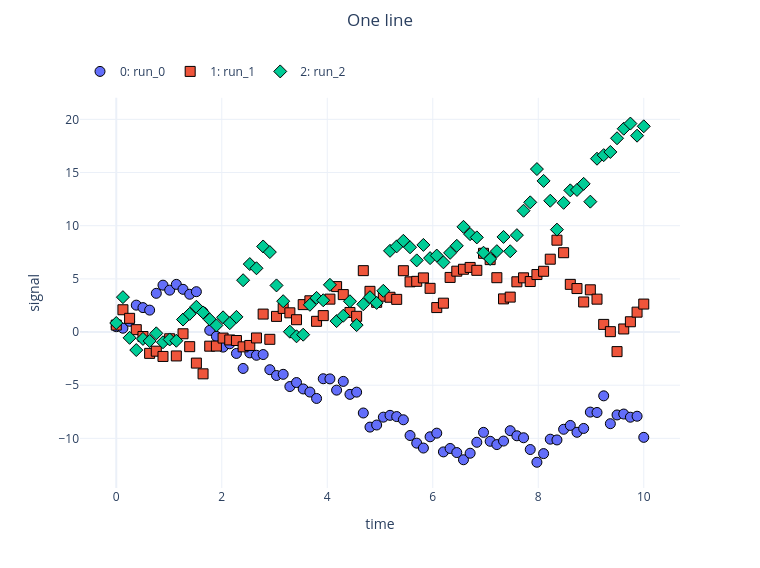
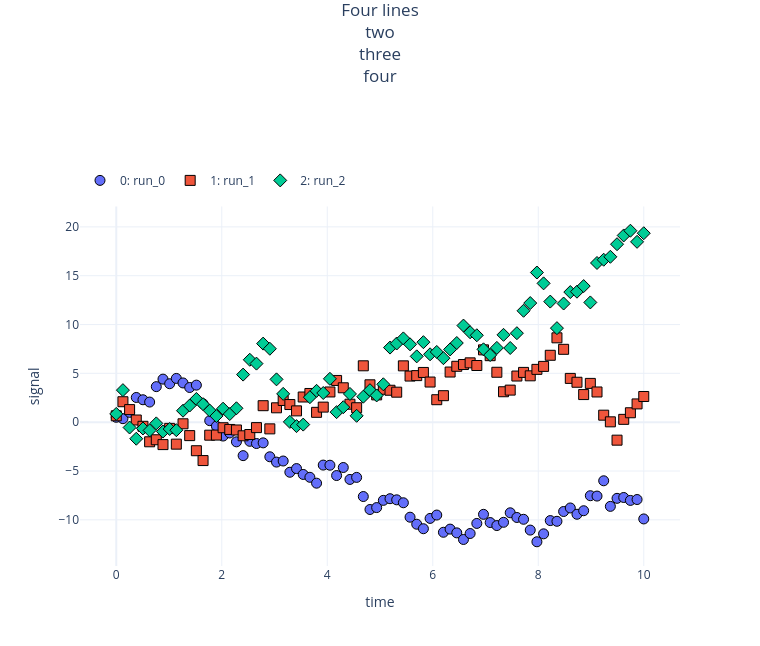

Here is the notebook cell these charts were saved with, in order:
### Markdown cell above
Visually — these two plots have **identical** drawing areas despite very
different titles and figure heights:

### Code cell
nb.set_plot_size(width=6, height=4)
nb.plot(x='time', y='signal', suptitle='One line', figsize=(8, 5)).show()
nb.plot(x='time', y='signal',
        suptitle='Four lines<br>two<br>three<br>four', figsize=(8, 5)).show()
